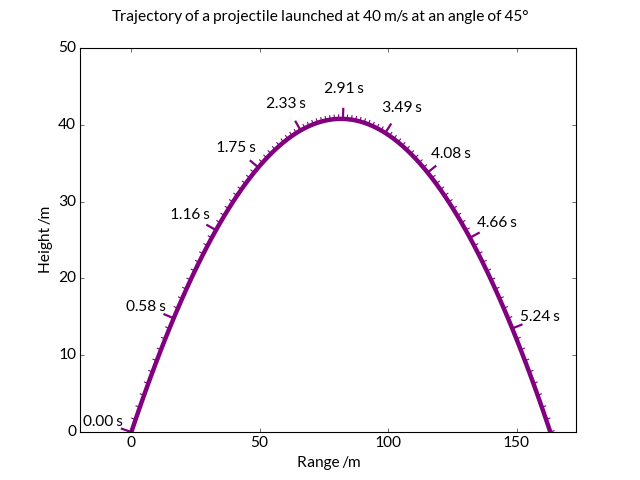

The Python source for this figure:
import numpy as np
import matplotlib.pyplot as plt
from lineticks import LineTicks

# Acceleration due to gravity, m.s-2
g = 9.81
# Initial speed (m.s-1) and launch angle (deg)
v0, alpha_deg = 40, 45
alpha = np.radians(alpha_deg)

# Time of flight
tmax = 2 * v0 * np.sin(alpha) / g

# Grid of time points, and (x,y) coordinates of trajectory
n = 100
t = np.linspace(0, tmax, n)
x = v0 * t * np.cos(alpha)
y = - g * t**2 / 2 + v0 * t * np.sin(alpha)

fig, ax = plt.subplots(facecolor='w')
fig.suptitle('Trajectory of a projectile launched at {} m/s at an angle'
             ' of {}°'.format(v0, alpha_deg))
traj, = ax.plot(x, y, c='purple', lw=4)
ax.set_xlabel('Range /m')
ax.set_ylabel('Height /m')
ax.set_xlim(-20,x[-1]+10)

# Add major ticks every 10th time point and minor ticks every 4th;
# label the major ticks with the corresponding time in secs.
major_ticks = LineTicks(traj, range(0, n, 10), 10, lw=2,
                        label=['{:.2f} s'.format(tt) for tt in t[::10]])
minor_ticks = LineTicks(traj, range(0,n), 4, lw=1)

plt.show()
